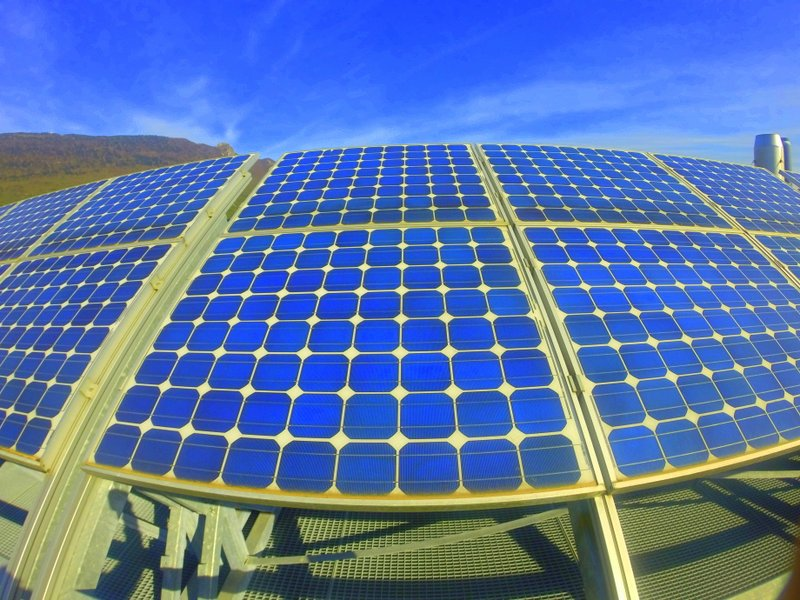
%> input picture data/input_5.png, 800 x 600 px
$ octave real_image_5.m   (GNU Octave 9; MATLAB toolbox functions it lacks are replaced by stand-ins)
%> lines starting %> are read from the running program, lines starting %| are printed output that depends on the picture; in (x1, y1, x2, y2) boxes, pixels count from 0 and x2, y2 are one past the last pixel; in counts of white or black regions, pixels touching at a corner belong together; the program's own positions count from 1
%******************************************************************************
% This programe is implemented via MATLAB 2018b.                             *
% Author :  Ping Wang                                                        *
% Contact:  pingwangsky@163.com                                              *
% License:  Copyright (c) 2022 Ping Wang, All rights reserved.               *
% Address:  College of Electrical and Information Engineering,               *
%           Lanzhou University of Technology                                 *
% My site:  https://sites.google.com/view/ping-wang-homepage                 *
%*****************************************************************************/
close all;
clc;
clear;
addpath data;
addpath Methods;

Img=imread('input_5.png');
%> Img is the input picture: size 600x800x3 uint8; mean R, G, B 87.9, 117.7, 171.6

figure(1);
hold on;
imshow(Img)

Img1=rgb2gray(Img);
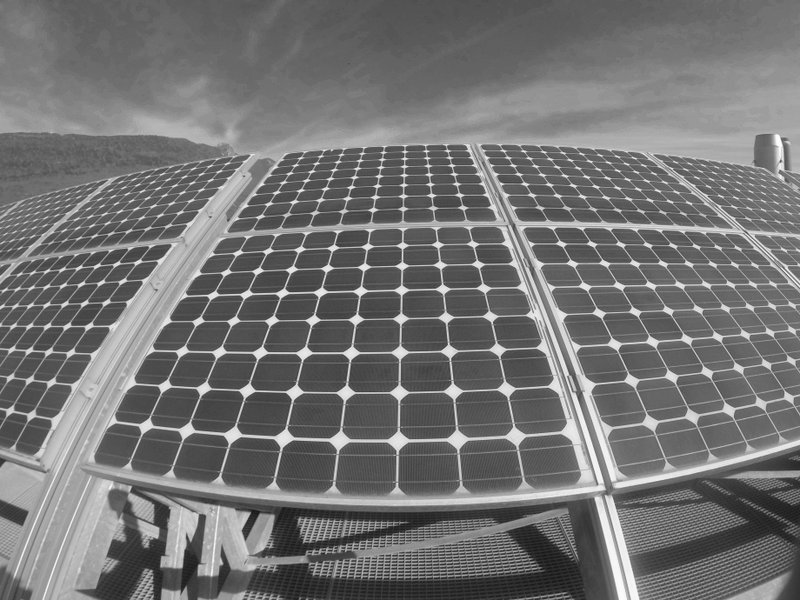
%> Img1: size 600x800 uint8; min 16, max 255, mean 114.9
contour=edge(Img1,'Canny'); %canny边缘检测
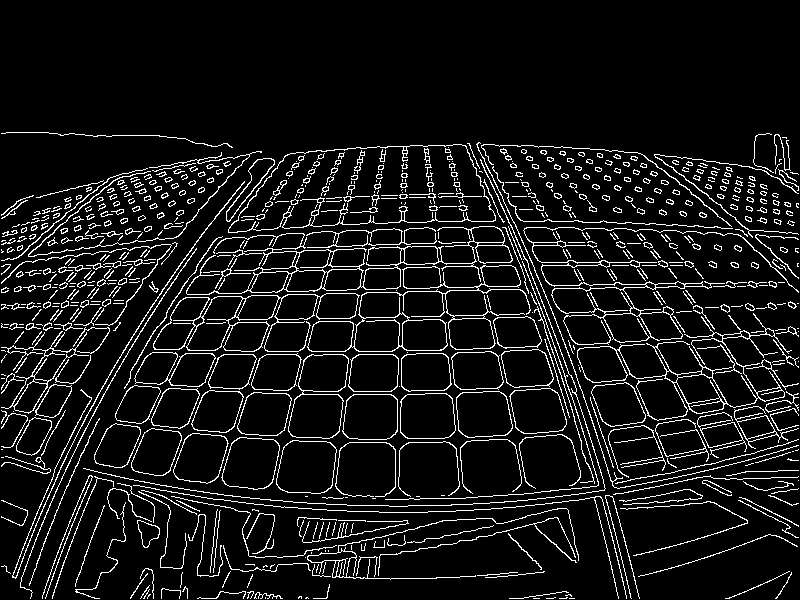
%> contour: size 600x800 logical; 8.5% white in thin lines or dots, all inside (x1, y1, x2, y2) = (1, 132, 799, 599)

figure(2);
imshow(contour,'Border','tight');
hold on;

% 获取联通轮廓
[B,L]=bwboundaries(contour,'noholes');
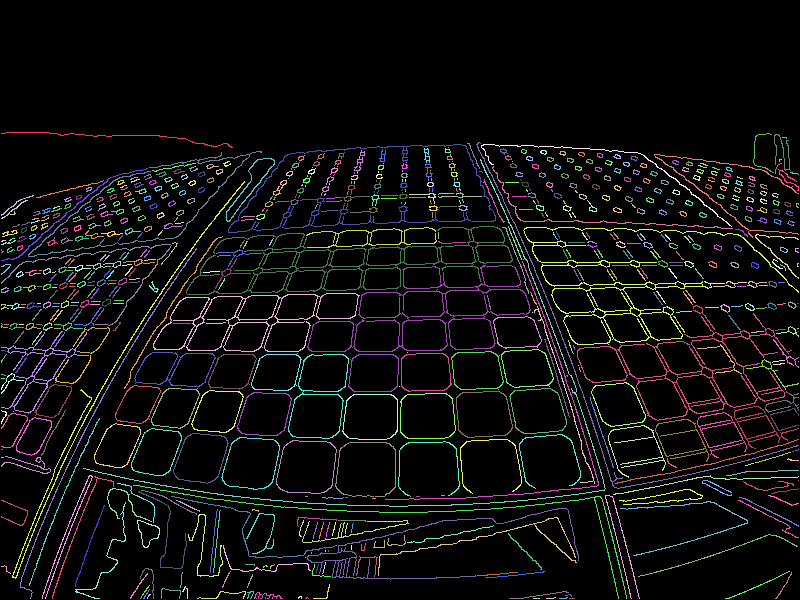
%> L: size 600x800 double; 716 distinct labels, from 0 to 715; one colour per label, 0 black
%> B = 715 boundaries; largest, box (x1, y1, x2, y2) and points: (523, 227, 799, 345) 2106, (186, 226, 513, 295) 2028, (577, 313, 792, 421) 1765, (83, 159, 606, 507) 1718, (307, 265, 531, 352) 1682

% 边缘长度小于200的过滤掉
j=1;
for k=1:length(B)
    if length(B{k})>400
%> (the run ends here)

$ run again, with data/input_0.png copied over data/input_5.png
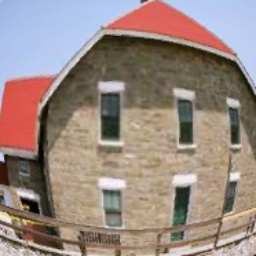
%> input picture data/input_0.png, 256 x 256 px
%> Img is the input picture: size 256x256x3 uint8; mean R, G, B 152.9, 136.4, 128.6
%> `contour=edge(Img1,'Canny');`:
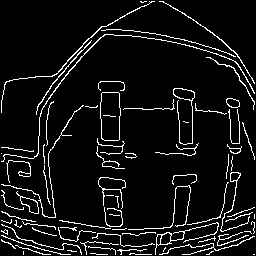
%> contour: size 256x256 logical; 7.3% white in thin lines or dots
%> `[B,L]=bwboundaries(contour,'noholes');`:
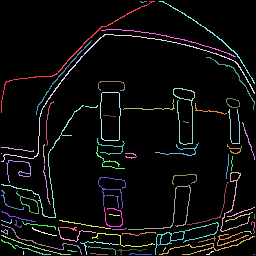
%> L: size 256x256 double; 80 distinct labels, from 0 to 79; one colour per label, 0 black
%> B = 79 boundaries; largest, box (x1, y1, x2, y2) and points: (1, 34, 255, 162) 652, (1, 105, 84, 218) 392, (1, 1, 155, 113) 367, (128, 185, 191, 230) 286, (155, 222, 219, 255) 277

$ run again, with data/input_1.png copied over data/input_5.png
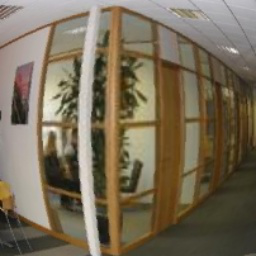
%> input picture data/input_1.png, 256 x 256 px
%> Img is the input picture: size 256x256x3 uint8; mean R, G, B 120.9, 109.2, 88.2
%> `contour=edge(Img1,'Canny');`:
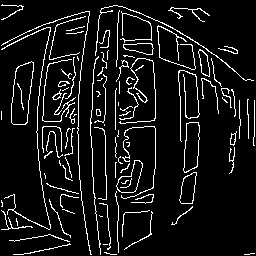
%> contour: size 256x256 logical; 8.4% white in thin lines or dots
%> `[B,L]=bwboundaries(contour,'noholes');`:
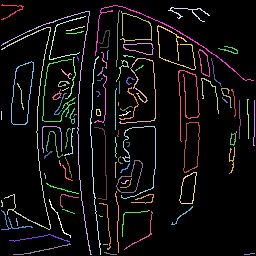
%> L: size 256x256 double; 101 distinct labels, from 0 to 100; one colour per label, 0 black
%> B = 100 boundaries; largest, box (x1, y1, x2, y2) and points: (1, 11, 92, 255) 663, (1, 27, 51, 230) 643, (95, 5, 254, 81) 420, (90, 56, 101, 255) 397, (178, 70, 200, 142) 365

$ run again, with data/input_3.png copied over data/input_5.png
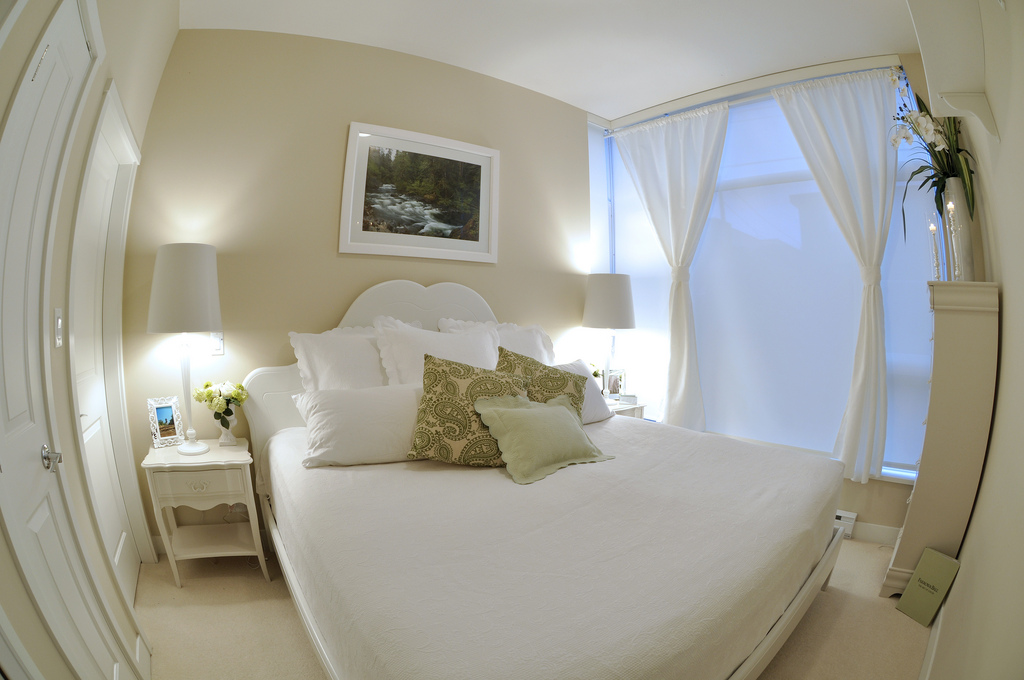
%> input picture data/input_3.png, 1024 x 680 px
%> Img is the input picture: size 680x1024x3 uint8; mean R, G, B 163, 161.1, 150.1
%> `contour=edge(Img1,'Canny');`:
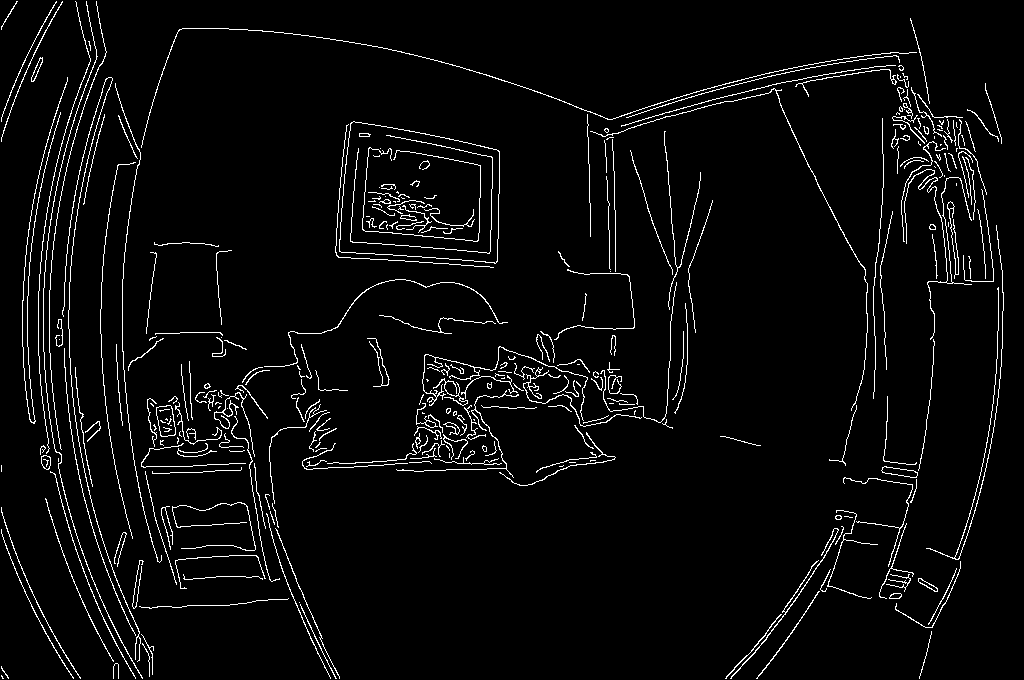
%> contour: size 680x1024 logical; 4% white in thin lines or dots
%> `[B,L]=bwboundaries(contour,'noholes');`:
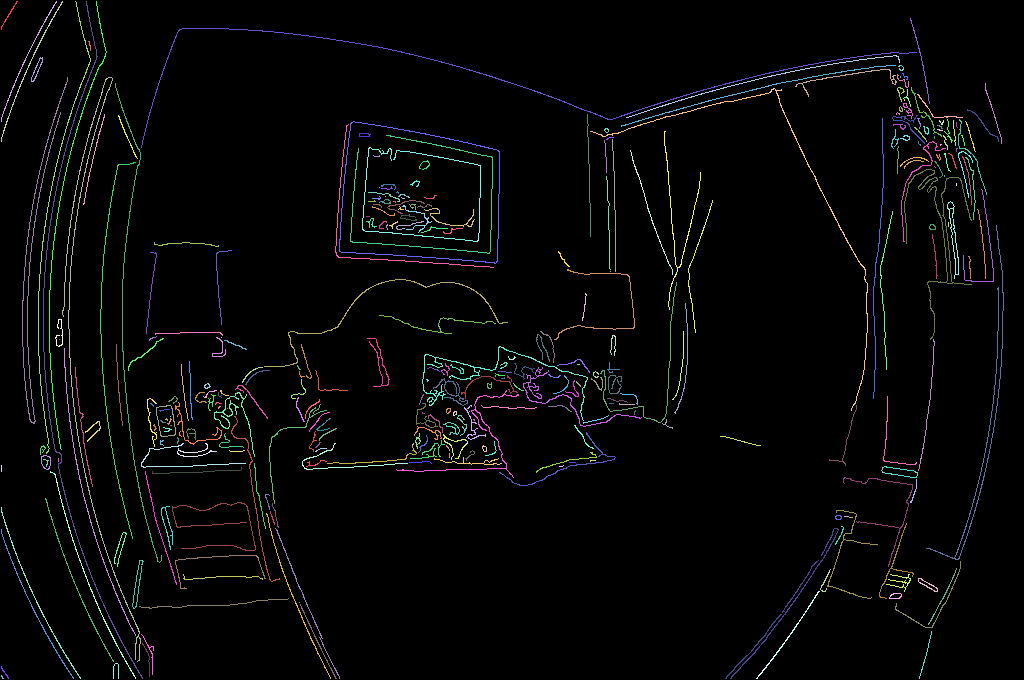
%> L: size 680x1024 double; 329 distinct labels, from 0 to 328; one colour per label, 0 black
%> B = 328 boundaries; largest, box (x1, y1, x2, y2) and points: (141, 28, 917, 148) 1710, (62, 77, 141, 662) 1701, (43, 1, 143, 679) 1361, (22, 77, 68, 424) 1316, (926, 225, 1004, 560) 1272
